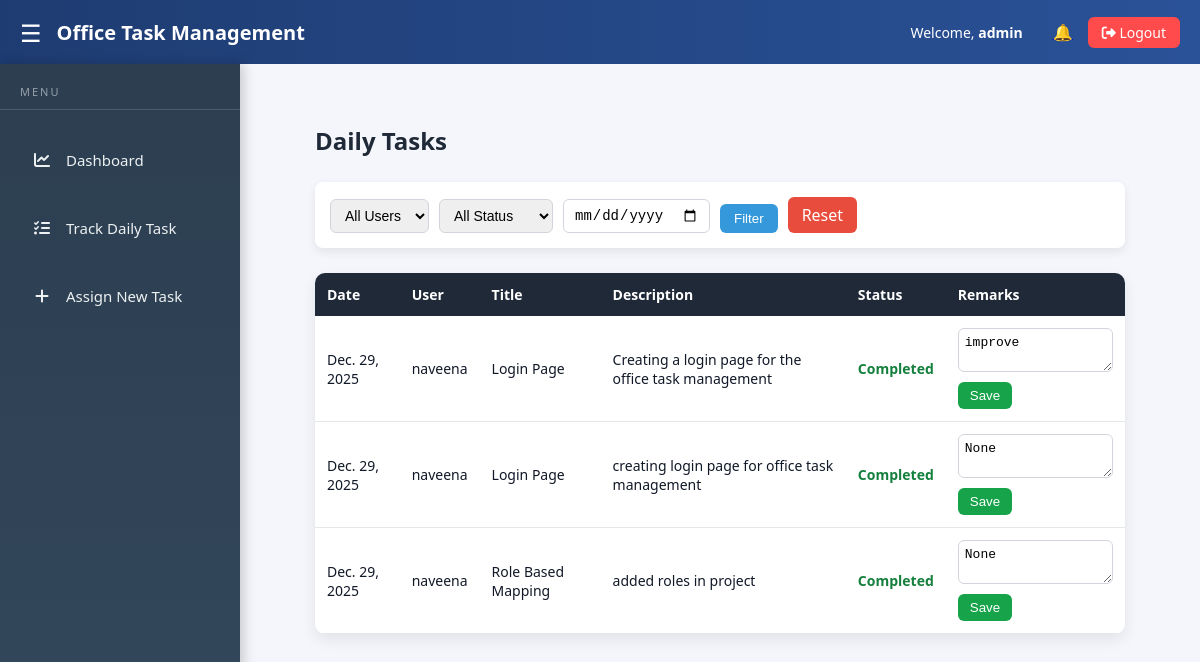
Page /daily-tasks/daily/ (signed in) on the committed database.
### daily_tasks/models.py (models this page shows, shortened)
class DailyTask(models.Model):
    STATUS_CHOICES = [
        ('Pending', 'Pending'),
        ('In Progress', 'In Progress'),
        ('Completed', 'Completed'),
    ]
    user = models.ForeignKey(User, on_delete=models.CASCADE)
    task = models.ForeignKey('tasks.Task', on_delete=models.CASCADE, null=True, blank=True)
    title = models.CharField(max_length=200)
    description = models.TextField(blank=True)
    status = models.CharField(max_length=20, choices=STATUS_CHOICES)
    remarks = models.TextField(blank=True, null=True)
    date = models.DateField(auto_now_add=True)

### daily_tasks/views.py (the view)
# urls.py: path('daily/', views.daily_task_list, name='daily_task_list'),
@login_required
def daily_task_list(request):
    role = request.user.userprofile.role.role_code
    if role in ['ADMIN', 'MANAGER']:
        tasks = DailyTask.objects.all()
    else:
        tasks = DailyTask.objects.filter(user=request.user)
    selected_user = request.GET.get('user')
    selected_status = request.GET.get('status')
    selected_date = request.GET.get('date')
    if role in ['ADMIN', 'MANAGER']:
        if selected_user:
            tasks = tasks.filter(user__id=selected_user)
        if selected_status:
            tasks = tasks.filter(status=selected_status)
        if selected_date:
            tasks = tasks.filter(date=selected_date)
    users = User.objects.filter(userprofile__role__role_code='EMPLOYEE')
    return render(request, 'daily_tasks/daily_task_list.html', {
        'tasks': tasks.order_by('-date'),
        'users': users,
        'selected_user': selected_user,
        'selected_status': selected_status,
        'selected_date': selected_date,
        'role': role,
    })

### accounts/context_processors.py (called while the page is built)
def user_role(request):
    if request.user.is_authenticated:
        if request.user.is_superuser:
            return {'role': 'ADMIN'}
        return {'role': request.user.userprofile.role.role_code}
    return {}

### daily_tasks/templates/daily_tasks/daily_task_list.html (shortened to what this page needs)
{% extends 'base.html' %}
{% load static %}
{% block content %}
<div class="page-wrapper">
<div class="page-header">
    <h2>Daily Tasks</h2>
</div>
{% if role == 'ADMIN' or role == 'MANAGER' %}
<form method="get" class="filter-bar">
    <select name="user">
        <option value="">All Users</option>
    </select>
    <select name="status">
        <option value="">All Status</option>
    </select>
    <input type="date" name="date" value="{{ selected_date }}">
    <button type="submit" class="filter-btn">Filter</button>
    <a href="{% url 'daily_task_list' %}" class="reset-btn">Reset</a>
</form>
{% endif %}
<div class="card">
<table class="task-table">
<thead>
<tr>
    <th>Date</th>
    {% if role == 'ADMIN' or role == 'MANAGER' %}
        <th>User</th><th>Title</th><th>Description</th><th>Status</th><th>Remarks</th>
    {% else %}
        <th>Title</th><th>Description</th><th>Status</th><th>Remarks</th><th>Action</th>
    {% endif %}
</tr>
</thead>
<tbody>
{% for task in tasks %}
<tr>
<td>{{ task.date }}</td>
{% if role == 'ADMIN' or role == 'MANAGER' %}
<td>{{ task.user.username }}</td>
<td>{{ task.title }}</td>
<td>{{ task.description }}</td>
<td class="status-{{ task.status|cut:' ' }}">{{ task.status }}</td>
<td>
<form method="post" action="{% url 'update_task_remarks' task.id %}" class="remarks-form">
    <textarea name="remarks" rows="2">{{ task.remarks }}</textarea>
    <button type="submit" class="save-btn">Save</button>
</form>
</td>
{% endif %}
</tr>
{% empty %}
<tr><td colspan="6" class="muted-text">No tasks found</td></tr>
{% endfor %}
</tbody>
</table>
</div>
</div>
{% endblock %}

### templates/base.html (shortened to what this page needs)
{% load static %}
<!DOCTYPE html>
<html lang="en">
<head>
    <link rel="stylesheet" href="{% static 'css/base.css' %}">
    <link rel="stylesheet"
          href="https://cdnjs.cloudflare.com/ajax/libs/font-awesome/6.5.1/css/all.min.css"
 />
</head>
<body>
<header class="header">
    <div class="header-left">
        <span class="hamburger" onclick="toggleMenu()">☰</span>
        <h2 class="app-title">Office Task Management</h2>
    </div>
    <div class="header-right">
        <span class="welcome-text">
            Welcome, <b>{{ user.username }}</b>
        </span>
        <a href="{% url 'notifications' %}" style="margin-left:15px;">
            🔔
        </a>
        <a href="{% url 'logout' %}" class="logout-btn">
            <i class="fa-solid fa-right-from-bracket"></i> Logout
        </a>
    </div>
</header>
<div class="layout">
    <nav id="sidebar" class="sidebar">
        <a href="{% url 'dashboard' %}">
            <i class="fa-solid fa-chart-line"></i>
            Dashboard
        </a>
        {% if user.is_superuser %}
            <a href="{% url 'daily_task_list' %}">
                <i class="fa-solid fa-list-check"></i>
                Track Daily Task
            </a>
            <a href="{% url 'add_task' %}">
                <i class="fa-solid fa-plus"></i>
                Assign New Task
            </a>
        {% endif %}
    </nav>
    <main class="container">
        {% block content %}{% endblock %}
    </main>
</div>
</body>
</html>

### tasks/static/css/base.css (style rules this page uses)
* { margin: 0; padding: 0; box-sizing: border-box; }
body { font-family: "Segoe UI", Arial, sans-serif; background: #f4f6fb; color: #111827; }
.header { background: linear-gradient(to right, #1e3c72, #2a5298); color: white; height: 64px; padding: 0 20px; display: flex; justify-content: space-between; align-items: center; }
.header-left { display: flex; align-items: center; gap: 15px; }
.app-title { font-size: 20px; font-weight: 600; }
.hamburger { font-size: 24px; cursor: pointer; }
.header-right { display: flex; align-items: center; gap: 15px; }
.welcome-text { font-size: 14px; }
.logout-btn { background: #ff4b4b; color: white; padding: 6px 14px; border-radius: 6px; text-decoration: none; font-size: 14px; }
.layout { display: flex; min-height: calc(100vh - 64px); }
.sidebar { width: 220px; background: #1f2937; padding: 20px; display: flex; flex-direction: column; gap: 12px; }
.sidebar a { color: #e5e7eb; text-decoration: none; padding: 10px; border-radius: 6px; font-size: 14px; }
.container { flex: 1; padding: 30px; }

### templates/base.html (style rules this page uses)
.sidebar { width: 240px; background: linear-gradient(180deg, #2c3e50, #34495e); padding: 20px 0; min-height: 100vh; box-shadow: 3px 0 12px rgba(0,0,0,0.2); transition: all 0.3s ease; }
.sidebar a { display: flex; align-items: center; gap: 14px; padding: 12px 20px; margin: 6px 12px; color: #ecf0f1; text-decoration: none; font-size: 15px; font-weight: 500; border-radius: 10px; transition: background 0.3s ease, transform 0.2s ease; }
.sidebar a i { width: 20px; text-align: center; font-size: 16px; }
.sidebar::before { content: "MENU"; display: block; color: rgba(255,255,255,0.5); font-size: 11px; letter-spacing: 2px; padding: 0 20px 10px; margin-bottom: 10px; border-bottom: 1px solid rgba(255,255,255,0.15); }

### daily_tasks/templates/daily_tasks/daily_task_list.html (style rules this page uses)
.page-wrapper { width: 90%; max-width: 1200px; margin: 30px auto; font-family: 'Segoe UI', Tahoma, sans-serif; }
.page-header { display: flex; justify-content: space-between; align-items: center; margin-bottom: 25px; }
.page-header h2 { font-size: 24px; font-weight: 600; color: #1f2937; }
.filter-bar { display: flex; gap: 10px; align-items: flex-end; background: #ffffff; padding: 15px; border-radius: 8px; box-shadow: 0 4px 10px rgba(0,0,0,0.08); margin-bottom: 25px; }
.filter-bar select, .filter-bar input[type="date"] { padding: 7px 10px; border-radius: 6px; border: 1px solid #d1d5db; font-size: 14px; }
.filter-btn { background: #3498db; color: white; padding: 7px 14px; border-radius: 6px; border: none; cursor: pointer; }
.reset-btn { background: #e74c3c; color: white; padding: 7px 14px; border-radius: 6px; text-decoration: none; }
.card { background: white; border-radius: 10px; box-shadow: 0 6px 15px rgba(0,0,0,0.08); overflow: hidden; }
.task-table { width: 100%; border-collapse: collapse; }
.task-table th { background: #1f2937; color: white; padding: 12px; font-size: 14px; text-align: left; }
.task-table td { padding: 12px; font-size: 14px; border-bottom: 1px solid #e5e7eb; }
.status-Completed { color: #15803d; font-weight: 600; }
.remarks-form textarea { width: 100%; padding: 6px; border-radius: 6px; border: 1px solid #d1d5db; font-size: 13px; }
.save-btn { margin-top: 6px; background: #16a34a; color: white; border: none; padding: 6px 12px; border-radius: 6px; cursor: pointer; }

### rows in the picture
DailyTask: date "Dec. 29, 2025", user.username "naveena", title "Login Page", description "Creating a login page for the office task management", status "Completed", remarks "improve"
DailyTask: date "Dec. 29, 2025", user.username "naveena", title "Login Page", description "creating login page for office task management", status "Completed", remarks "None"
DailyTask: date "Dec. 29, 2025", user.username "naveena", title "Role Based Mapping", description "added roles in project", status "Completed", remarks "None"

### other values in the picture
{{ user.username }} "admin"
